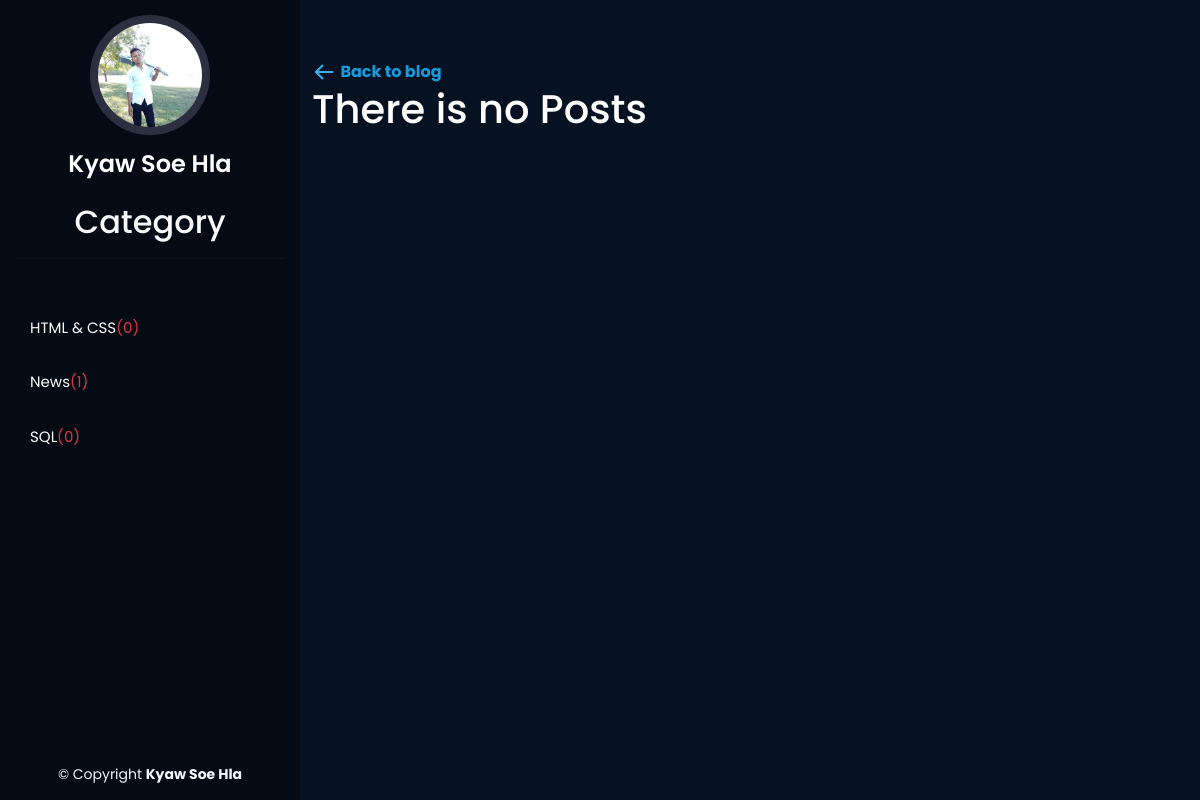
/category/html-css/, run on an earlier commit of the app's database.
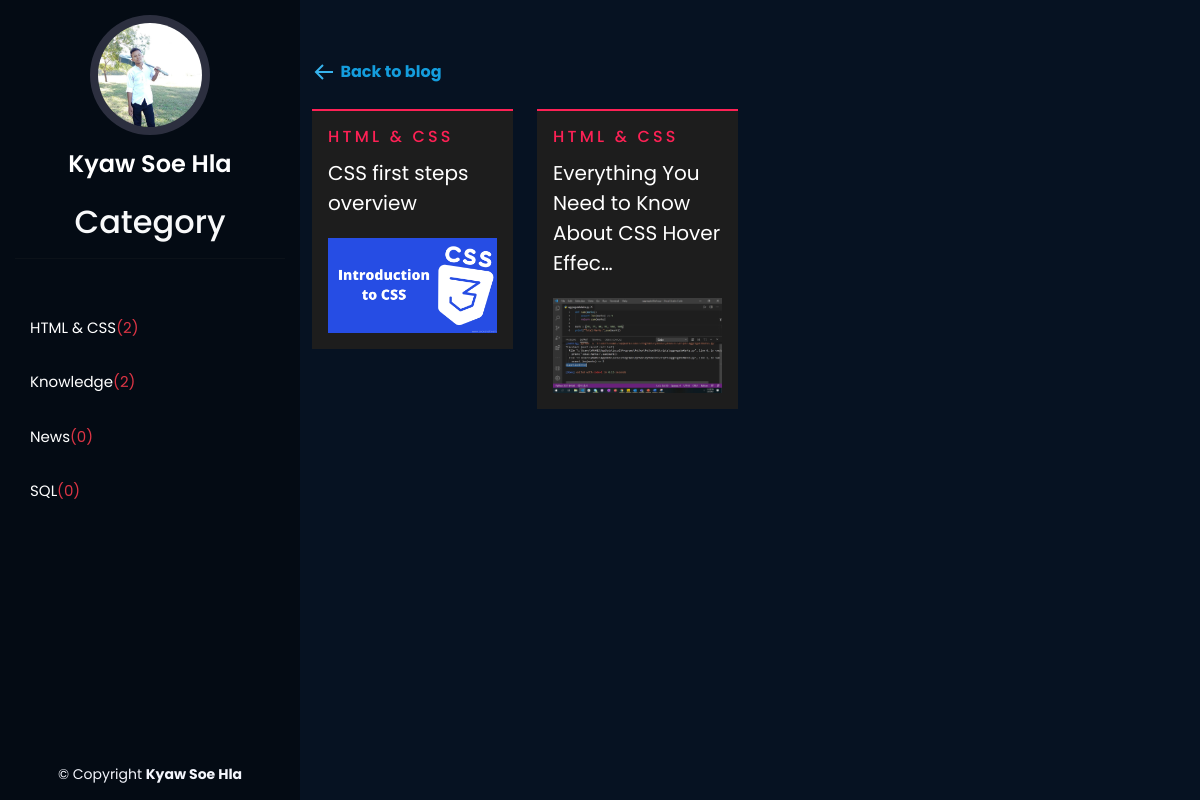
And on a later commit of the database.
### core/models.py (models this page shows, shortened)
class Category(models.Model):
    name = models.CharField(max_length=100)
    color_code = models.CharField(max_length=100,null=True,blank=True)
    slug = models.SlugField(
            default='',
            editable=False,
            unique=True
        )
    created = models.DateTimeField(auto_now_add=True)
    updated = models.DateTimeField(auto_now=True)
    class Meta:
        verbose_name = 'Category'
        verbose_name_plural = 'Category'
    def __str__(self):
        return self.name

class Blog(models.Model):
    title = models.CharField(max_length=255)
    category = models.ForeignKey(Category, on_delete=models.CASCADE)
    slug = models.SlugField(
            default='',
            editable=False,
            unique=True
        )
    author = models.ForeignKey(User, on_delete=models.CASCADE ,default='Kyaw Soe Hla')
    content = QuillField()
    short_content = QuillField(null=True,blank=True)
    image = models.ImageField(upload_to = 'static/%Y/%m/%d/blogimages', blank= True,null=True,default='static/assets/img/hero-bg.jpg')
    tags = models.ManyToManyField(Tag)
    created = models.DateTimeField(auto_now_add=True)
    updated = models.DateTimeField(auto_now=True)
    feature = models.BooleanField(default=True)
    views=models.IntegerField(default=0,null=True,blank=True)
    class Meta:
        ordering = ('-created',)
        verbose_name = 'Post'
        verbose_name_plural = 'Post'

### core/views.py (the view)
# urls.py: path('category/<str:slug>/', views.categorypost, name="categorypost"),
def categorypost(request,slug):
    category = get_object_or_404(Category, slug=slug)
    blogs = Blog.objects.filter(category=category)
    categories = Category.objects.all().annotate(posts_count=Count('blog'))
    context = {'categories':categories,'blogs':blogs,'slug':slug}
    return render(request,'layouts/categorypost.html',context)

### templates/layouts/categorypost.html (shortened to what this page needs)
{% extends 'layouts/base.html' %}
{% block content %}
<main id="main">
    <section id="blog " class="services allmain">
        <div class="container">
          <a href="{% url 'allblog' %}" class="fw-bold"><svg xmlns="http://www.w3.org/2000/svg" width="25" height="25" style="fill: #37b3ed;transform: ;msFilter:;"><path d="M21 11H6.414l5.293-5.293-1.414-1.414L2.586 12l7.707 7.707 1.414-1.414L6.414 13H21z"></path></svg> Back to blog</a>
          {% if blogs %}
          <div class="row py-4">
            {% for blog in blogs %}
            <div class="col-lg-3 col-md-6 icon-box">
              <div
                style="
                  background-color: #1d1d1d;
                  border-top: 2px solid {{blog.category.color_code}} ;
                "
                class="p-3"
              >
                <div>
                  <h6 style="color: {{blog.category.color_code}};letter-spacing:0.2rem;">{{blog.category}}</h6>
                  <p class="py-1"><a href="{% url 'detail' blog.slug %}" class="text-white blog-title">{{blog.title | truncatechars:50}}</a></p>
                  <div style="max-height:200px;overflow:hidden;"><img
                    src="{{blog.image.url}}"
                    class="img-fluid"
                    alt=""
                  /></div>
                </div>
              </div>
            </div>
            {% endfor %}
          </div>
          {% else %}
          <h1>There is no Posts</h1>
          {% endif %}
        </div>
      </section>
</main>
{% endblock content %}

### templates/layouts/category.html (shortened to what this page needs)
{% load static %}
<header id="header">
    <div class="d-flex flex-column">
      <div class="profile">
        <img
          src="{% static 'assets/img/qazileo.jpg' %}"
          alt=""
          class="img-fluid rounded-circle"
        />
        <h1 class="text-light"><a href="{% url 'home' %}">Kyaw Soe Hla</a></h1>
        <h2 class="text-light text-center pt-4">Category</a></h2><hr />
      </div>
      <nav id="navbar" class="nav-menu navbar">
        <ul>
          {% for category in categories %}
          <li>
            <a href="{% url 'categorypost' category.slug %}" class="nav-link scrollto active"
              ><span>{{category.name}}</span> <span class="text-danger">({{category.posts_count}})</span></a
            >
          </li>
          {% endfor %}
        </ul>
      </nav>
    </div>
  </header>

What changed in the data, as far as the page shows it:
changed Category "HTML & CSS": posts_count "0" → "2"
added Category: name "Knowledge", posts_count "2"
changed Category "News": posts_count "1" → "0"
added Blog: category "HTML & CSS", title "CSS first steps overview", image (picture)
added Blog: category "HTML & CSS", title "Everything You Need to Know About CSS Hover Effec…", image (picture)
Also different on the page:
text no longer shown: "There is no Posts"
